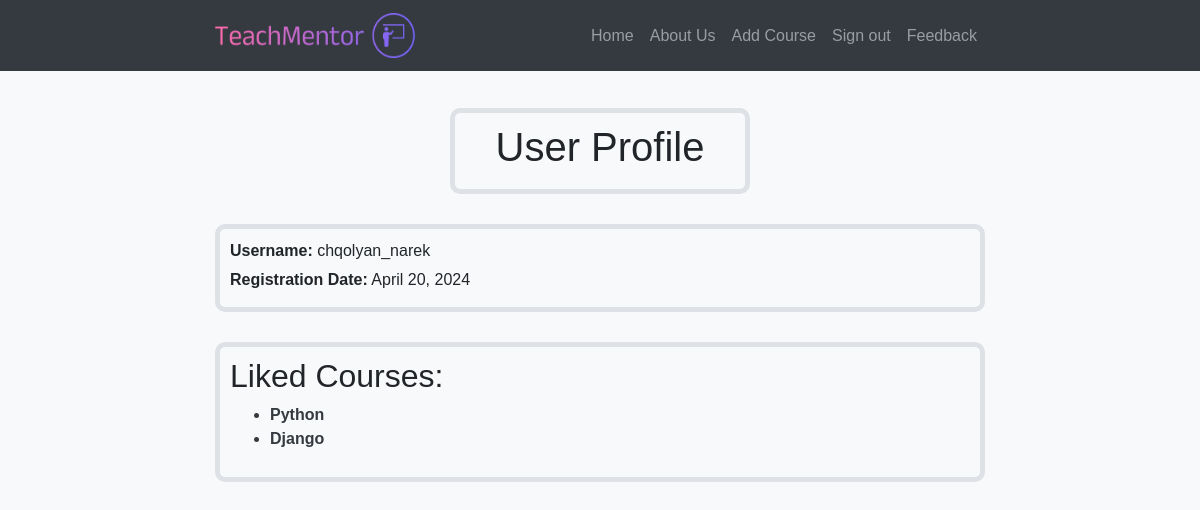
Page /user/profile/ (signed in) on the earlier database version.
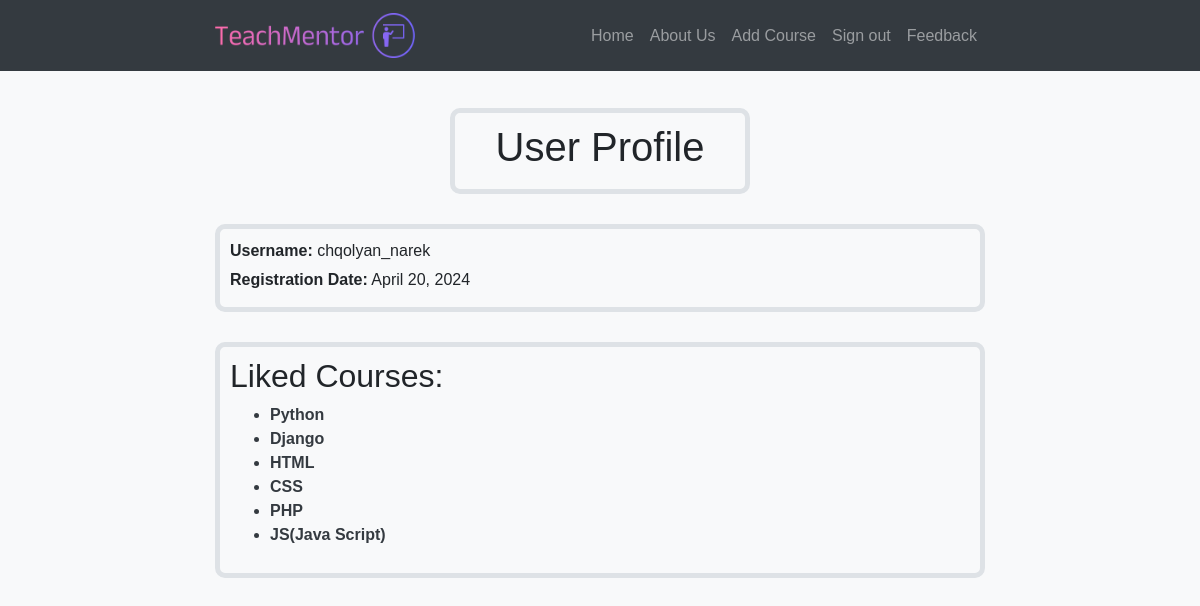
Same page on the later database version.
### teachmentor_app/models.py (models this page shows, shortened)
class Course(models.Model):
    course_name = models.CharField(max_length=30, blank=False)
    description = models.TextField()
    likes = models.IntegerField(default=0)
    book_link = models.URLField(blank=True)
    video_link = models.URLField(blank=True)

### teachmentor_app/views.py (the view)
# urls.py: path('user/profile/', user_profile, name='user_profile'),
@login_required
def user_profile(request):
    user_profile = get_object_or_404(UserProfile, user=request.user)
    liked_courses = user_profile.liked_courses.all()
    return render(request, 'user_profile.html', {'user_profile': user_profile, 'liked_courses': liked_courses})

### templates/user_profile.html (shortened to what this page needs)
{%load static%}
<!DOCTYPE html>
<html lang="en">
<head>
    <link rel="stylesheet" href="https://stackpath.bootstrapcdn.com/bootstrap/4.5.2/css/bootstrap.min.css">
    <link rel="stylesheet" href="https://cdnjs.cloudflare.com/ajax/libs/font-awesome/5.15.4/css/all.min.css">
</head>
<body>
<nav class="navbar navbar-expand-lg navbar-dark fixed-top">
    <div class="container">
        <a class="navbar-brand" href="/"><img src="{% static 'img/image.png' %}" width="200" height="45" alt="TechMentor"></a>
        <div class="collapse navbar-collapse" id="navbarSupportedContent">
            <ul class="navbar-nav ml-auto">
                <li class="nav-item">
                    <a class="nav-link" href="/">Home</a>
                </li>
                <li class="nav-item">
                    <a class="nav-link" href="{% url 'about' %}">About Us</a>
                </li>
                {% if user.is_authenticated %}
                <li class="nav-item">
                        <a class="nav-link link-effect" href="{% url 'add_course' %}">Add Course</a>
                    </li>
                 <li class="nav-item">
                        <a class="nav-link" href="{% url 'logout' %}">Sign out</a>
                    </li>
                {% endif %}
                <li class="nav-item">
                    <a class="nav-link" href="{% url 'feedback' %}?name-feedback">Feedback</a>
                </li>
            </ul>
        </div>
    </div>
</nav>
<div class="container mt-5">
    <div class="width-profile">
    <div class="profile-section">
        <div class="user-info">
        <h1>User Profile</h1>
        </div>
    </div>
    </div>
    <div class="profile-section">
        <div class="user-info">
            <p><strong>Username:</strong> {{ user_profile.user.username }}</p>
            <p><strong>Registration Date:</strong> {{ user_profile.registration_date }}</p>
        </div>
    </div>
    <div class="profile-section liked-courses">
        <h2>Liked Courses:</h2>
        <ul>
            {% for course in liked_courses %}
                <a href="{% url 'course_details' course.id%}"> <li>{{ course.course_name }}</li></a>
            {% endfor %}
        </ul>
    </div>
</div>
</body>
</html>

Differences in the rows shown:
now on this page (row edited): Course: course_name "HTML"
now on this page (row edited): Course: course_name "CSS"
now on this page (row edited): Course: course_name "PHP"
now on this page (row edited): Course: course_name "JS(Java Script)"
